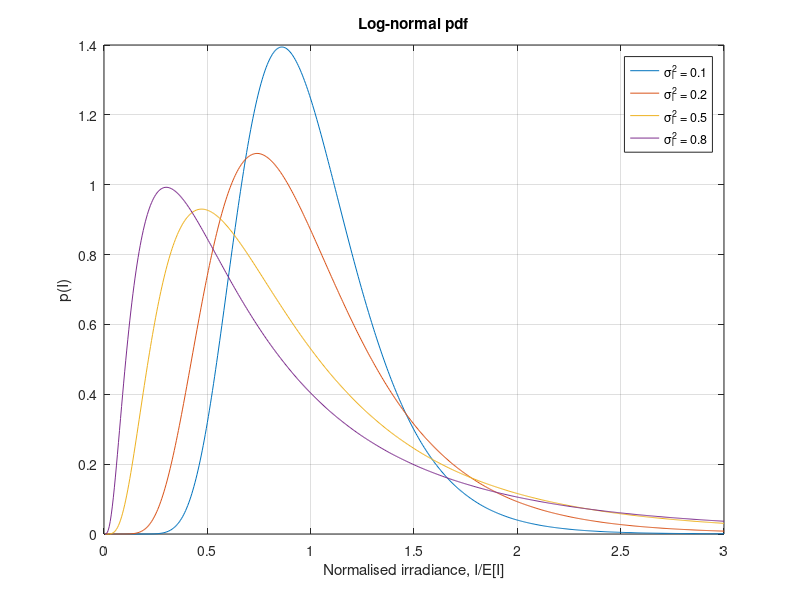

Reproduce this figure in MATLAB.
% FIXED version of Chapter3/CORRECT_plot_Fig3p28.m
% Program 3.6: log-normal pdf of the received irradiance.
%
% Fixes w.r.t. the original:
%  1. I = 0 gave 1/0*exp(-Inf) = NaN; the grid now starts at I > 0.
%  2. The variance in the legend is the LOG-irradiance variance sigma_l^2
%     (the pdf is written in terms of sigma_l^2), typo "Noramlsied" fixed.
%  3. Vectorised; no growing arrays.
clear; clc; close all;

Io = 1;                               % E[I]
I = 0.005:0.005:3;                    % irradiance values
Var_l = [0.1, 0.2, 0.5, 0.8];         % log-irradiance variances sigma_l^2
pdf = zeros(numel(Var_l), numel(I));
for i = 1:numel(Var_l)
    pdf(i,:) = 1./(I*sqrt(2*pi*Var_l(i))) .* ...
        exp(-(log(I/Io) + Var_l(i)/2).^2/(2*Var_l(i)));
end
figure; plot(I/Io, pdf);
xlabel('Normalised irradiance, I/E[I]'); ylabel('p(I)');
legend('\sigma_l^2 = 0.1', '\sigma_l^2 = 0.2', '\sigma_l^2 = 0.5', '\sigma_l^2 = 0.8');
title('Log-normal pdf');
grid on;
% sanity check: every pdf integrates to ~1 and has mean ~E[I]
fprintf('area = %s\n', mat2str(trapz(I, pdf, 2).', 3));
